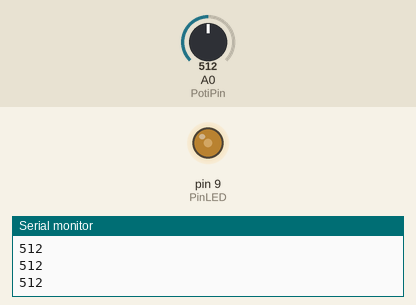
Bench run of a sketch on a simulated Arduino Uno, built with avr-gcc and run on an emulated ATmega328P. On the bench: output pins drawn as LEDs (lit = HIGH), the last lines printed to the serial monitor. The test bench sets the inputs (shaded band); at power-on: A0 (PotiPin) = 512.

Above: at 1.2 s.
1.3 s: A0 (PotiPin) set to 690
At 2.4 s:
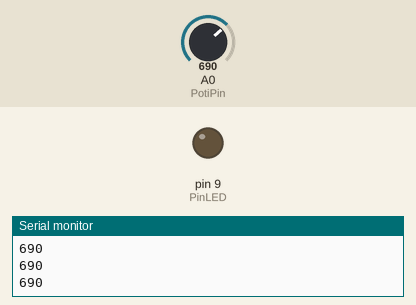
2.8 s: A0 (PotiPin) set to 669
At 3.7 s:
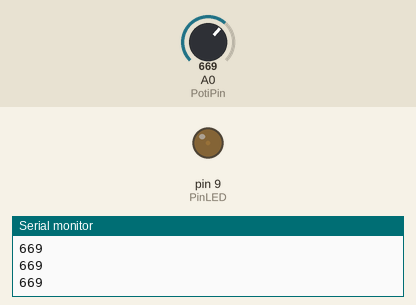
4.3 s: A0 (PotiPin) set to 306
At 5.1 s:
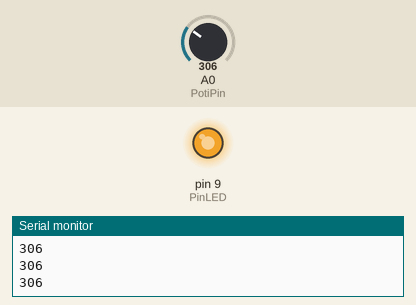
5.8 s: A0 (PotiPin) set to 511
At 6.4 s:
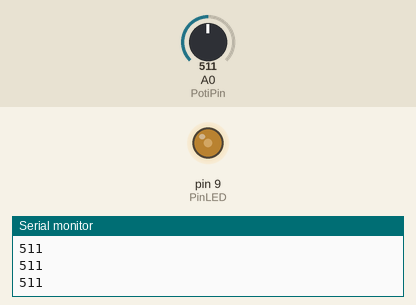
7.3 s: A0 (PotiPin) set to 716
At 7.7 s:
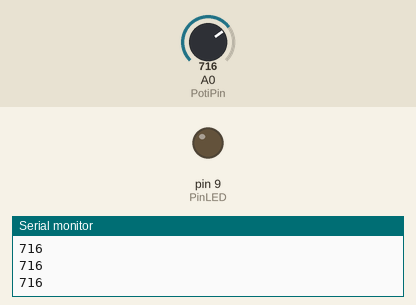
Timing chart, 0 to 9.8 s (numbered marks = the images above; inputs shaded):
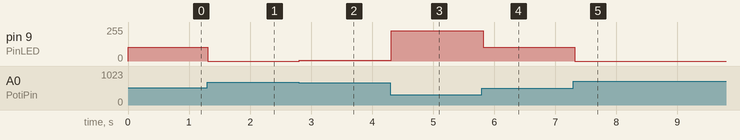

The sketch:

sketch_may05a2.ino
```cpp
int PotiPin = A0;

int PinLED = 9;

int PotiWert;
     // den wollen wir einlesen
     // Poti ersetzt durch Photo-Widerstand
     // In Abhängigkeit der Helligkeit werden verschiedene Werte eingelesen

int Helligkeit;


void setup(){
  Serial.begin(19200);
    // Datenübertragungsrate pro sec. (baut Zahlen)
  Serial.print("Setup Ende");
    //in Anführungszeichen ist Text der vom Computer in Askiwerte umwandelt und verschickt anstatt die Worte als Aufforderung zu verstehen
  pinMode (PotiPin, INPUT);
  pinMode(PinLED, OUTPUT);
}


void loop(){
  PotiWert = analogRead(PotiPin);
    //einlesen des Potis (analogRead(PotiPin)) wird intern gespeichert in PotiWert (= ist ein zuweisen)
  Serial.println(PotiWert);
    //Ausgeben der Variablen auf dem seriellen Port
    //Serial.print schreibt alles in eine Zeile
    //Serial.println macht Zeilenumbrüche nach jedem Wert

  if (PotiWert < 260){
   Helligkeit = 255;
  }
      // LED ganz angeschalten (255), wenn Photo-Dings ganz dunkel liest

  else if (PotiWert > 680){
   Helligkeit = 0;
  }
      // mit else überprüft er nur wenn das erste nicht gegeben ist

  else{
    Helligkeit = map(PotiWert, 680, 260, 0, 255);
  }
      //mapping Bereich des eingelesenen Wertebereichs auf den auslesbaren Wertebereich. quasi wie man am Poti dreht - das ding kriegt viel oder wenig licht.
    analogWrite(PinLED, Helligkeit);

  delay(100);
    //10 mal pro sec

}
```

Measured:
- after the input at 1.3 s, pin 9 (PinLED): 102/255 → 0/255 at once
- after the input at 2.8 s, pin 9 (PinLED): 0/255 → 6/255 at once
- after the input at 4.3 s, pin 9 (PinLED): 6/255 → 227/255 at once
- after the input at 5.8 s, pin 9 (PinLED): 227/255 → 102/255 at once
- after the input at 7.3 s, pin 9 (PinLED): 102/255 → 0/255 at once
